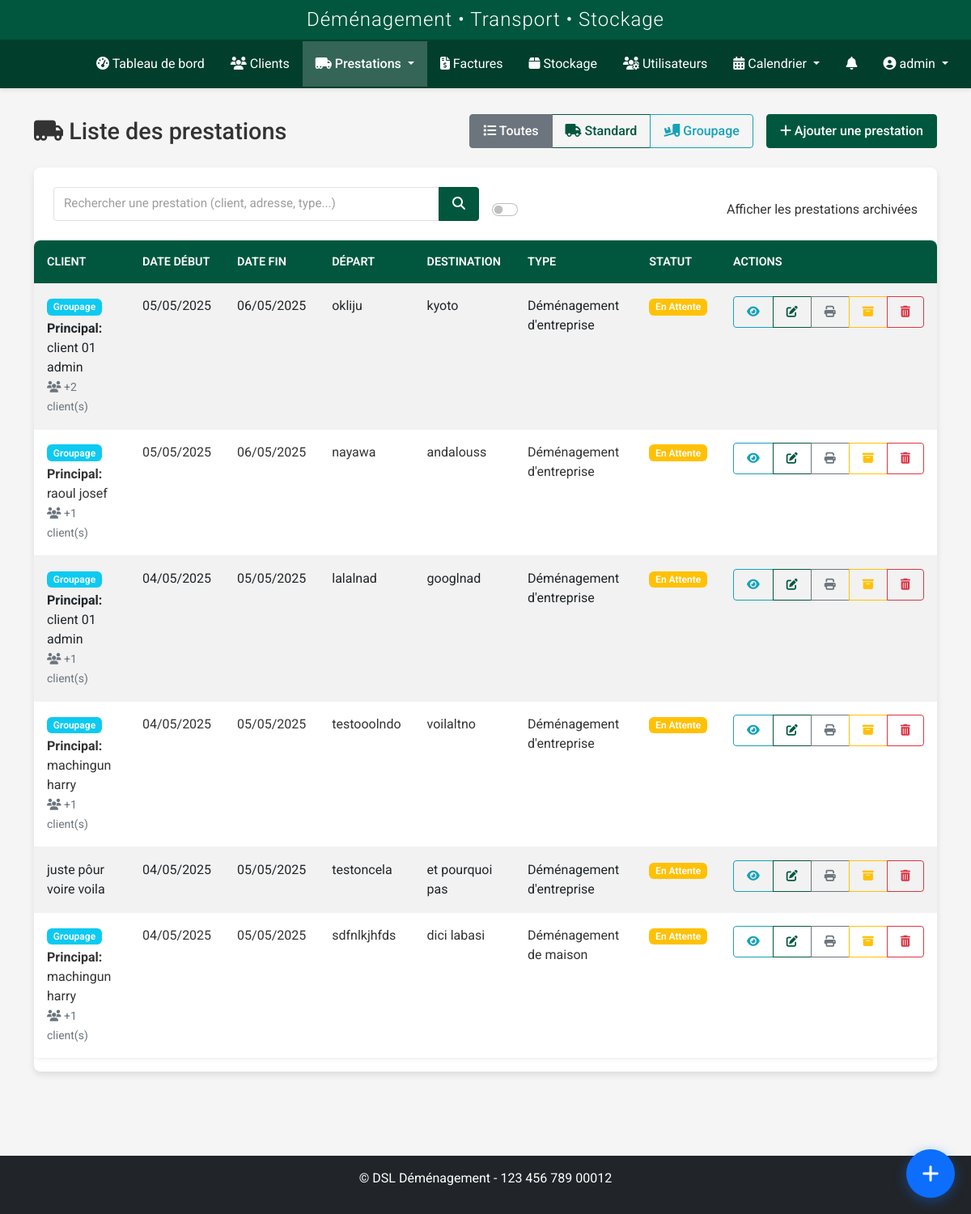
/prestations/ (signed in), run on an earlier commit of the app's database.
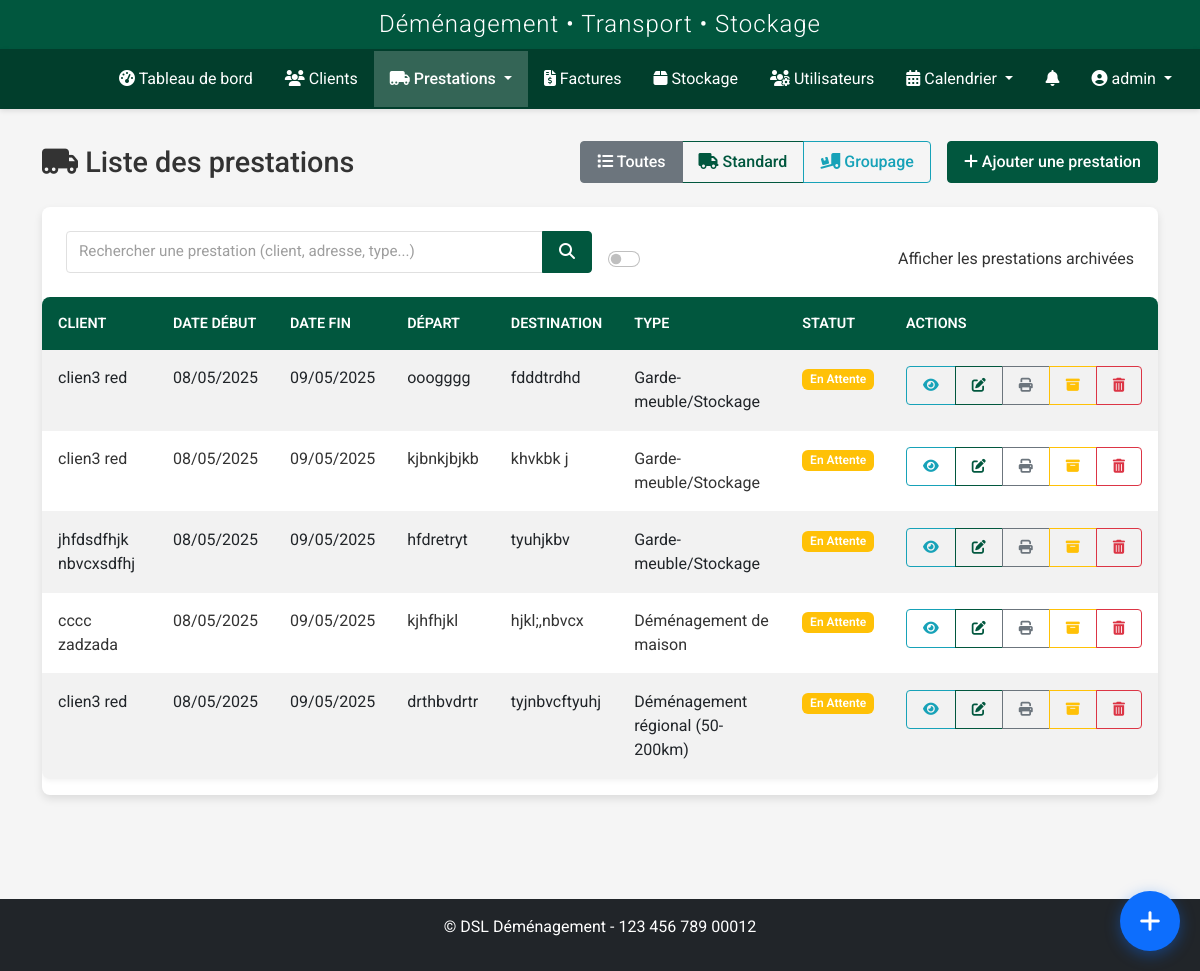
And on a later commit of the database.
### models.py (models this page shows, shortened)
class Prestation(db.Model):
    id = db.Column(db.Integer, primary_key=True)
    client_id = db.Column(db.Integer, db.ForeignKey('client.id'), nullable=False)
    commercial_id = db.Column(db.Integer, db.ForeignKey('user.id'), nullable=True)
    transporteur_id = db.Column(db.Integer, db.ForeignKey('transporteurs.id'), nullable=True)
    vehicule_id = db.Column(db.Integer, db.ForeignKey('vehicules.id'), nullable=True)
    client = db.relationship('Client', foreign_keys=[client_id], backref=db.backref('prestations', lazy=True))
    date_debut = db.Column(db.DateTime, nullable=False)
    date_fin = db.Column(db.DateTime, nullable=False)
    adresse_depart = db.Column(db.Text, nullable=False)
    adresse_arrivee = db.Column(db.Text, nullable=False)
    type_demenagement = db.Column(db.String(100), nullable=False)
    type_demenagement_id = db.Column(db.Integer, db.ForeignKey('type_demenagement.id'), nullable=True)
    statut = db.Column(db.String(50), default='En attente')  # En attente, Confirmé, En cours, Terminé, Annulé
    priorite = db.Column(db.String(20), default='Normale')  # Basse, Normale, Haute, Urgente
    status_transporteur = db.Column(db.String(20), default='en_attente')  # en_attente, accepte, refuse
    raison_refus = db.Column(db.Text, nullable=True)  # Raison du refus par le transporteur
    date_reponse = db.Column(db.DateTime, nullable=True)  # Date de réponse du transporteur
    observations = db.Column(db.Text, nullable=True)
    archive = db.Column(db.Boolean, default=False)
    date_creation = db.Column(db.DateTime, nullable=False, default=datetime.utcnow)
    date_modification = db.Column(db.DateTime, nullable=True)
    createur_id = db.Column(db.Integer, db.ForeignKey('user.id'), nullable=True)
    modificateur_id = db.Column(db.Integer, db.ForeignKey('user.id'), nullable=True)
    stockage_id = db.Column(db.Integer, db.ForeignKey('stockage.id'), nullable=True)
    mode_groupage = db.Column(db.Boolean, default=False)
    tags = db.Column(db.Text, nullable=True)
    societe = db.Column(db.String(100), nullable=True)
    montant = db.Column(db.Float, nullable=True, default=0)
    etapes_depart = db.Column(db.Text, nullable=True)  # Étapes supplémentaires de départ (format: adresse1||adresse2||...)
    etapes_arrivee = db.Column(db.Text, nullable=True)  # Étapes supplémentaires d'arrivée (format: adresse1||adresse2||...)
    commercial = db.relationship('User', foreign_keys=[commercial_id], backref='prestations_commercial')
    createur = db.relationship('User', foreign_keys=[createur_id], backref='prestations_creees')
    modificateur = db.relationship('User', foreign_keys=[modificateur_id], backref='prestations_modifiees')
    transporteurs = db.relationship('User', secondary=prestation_transporteurs, back_populates='prestations')
    clients_supplementaires = db.relationship('Client', secondary=prestation_clients, back_populates='prestations_supplementaires')
    type_demenagement_obj = db.relationship('TypeDemenagement', backref='prestations')
    versions = db.relationship('PrestationVersion', backref='prestation_courante', lazy=True, foreign_keys="PrestationVersion.prestation_id")
    @property
    def est_groupage(self):
        return self.mode_groupage or self.type_demenagement == 'Groupage'

class Client(db.Model):
    id = db.Column(db.Integer, primary_key=True)
    nom = db.Column(db.String(64), nullable=False)
    prenom = db.Column(db.String(64), nullable=False)
    adresse = db.Column(db.Text, nullable=True)
    code_postal = db.Column(db.String(10), nullable=True)
    ville = db.Column(db.String(64), nullable=True)
    pays = db.Column(db.String(64), default='France')
    telephone = db.Column(db.String(20), nullable=True)
    email = db.Column(db.String(120), nullable=True)
    type_client = db.Column(db.String(50), nullable=True)
    tags = db.Column(db.Text, nullable=True)
    observations = db.Column(db.Text, nullable=True)
    statut = db.Column(db.String(20), default='actif')
    archive = db.Column(db.Boolean, default=False)
    date_creation = db.Column(db.DateTime, nullable=False, default=datetime.utcnow)
    commercial_id = db.Column(db.Integer, db.ForeignKey('user.id'), nullable=True)
    commercial = db.relationship('User', backref=db.backref('clients', lazy=True), foreign_keys=[commercial_id])
    prestations_principales = db.relationship('Prestation', backref=db.backref('client_principal', lazy=True), lazy=True, foreign_keys="Prestation.client_id")
    prestations_supplementaires = db.relationship('Prestation', secondary=prestation_clients, back_populates='clients_supplementaires')
    factures = db.relationship('Facture', backref='client', lazy=True)

### routes/prestation.py (the view, shortened to what this page needs)
@prestation_bp.route('/')
@login_required
def index():
    form = SearchPrestationForm()
    query = request.args.get('query', '')
    show_archived = request.args.get('archives', type=bool, default=False)
    page = request.args.get('page', 1, type=int)
    per_page = request.args.get('per_page', 20, type=int)
    prestations_query = Prestation.query.options(
        db.joinedload(Prestation.client_principal),
        db.joinedload(Prestation.transporteurs),
        db.joinedload(Prestation.commercial)
    )
    if not show_archived:
        prestations_query = prestations_query.filter_by(archive=False)
    if current_user.role == 'transporteur':
        prestations_query = prestations_query.filter(
            Prestation.transporteurs.any(id=current_user.id)
        )
    elif current_user.role == 'commercial' and not current_user.is_admin() and current_user.id != 1:
        prestations_query = prestations_query.filter(
            Prestation.commercial_id == current_user.id
        )
    prestations_query = prestations_query.order_by(Prestation.date_debut.desc())
    prestations = prestations_query.paginate(page=page, per_page=per_page, error_out=False)
    return render_template(
        'prestations/index.html',
        title='Prestations',
        prestations=prestations,
        form=form,
        query=query,
        show_archived=show_archived
    )

### forms.py
class SearchPrestationForm(FlaskForm):
    query = StringField('Rechercher une prestation (client, adresse, type...)')
    archives = BooleanField('Afficher les prestations archivées')
    submit = SubmitField('Rechercher')

### models.py (called while the page is built)
    def is_admin(self):
        return self.role in ['admin', 'superadmin']

    def is_transporteur(self):
        return self.role == 'transporteur' or self.is_admin()

### templates/prestations/index.html (shortened to what the changed rows need)
{% extends 'base.html' %}
{% block content %}
<div class="prestation-page">
    <div class="page-title d-flex justify-content-between align-items-center flex-wrap">
        <h1><i class="fas fa-truck-moving"></i> Liste des prestations</h1>
    </div>
    <div class="card">
        <div class="table-responsive">
            <table class="table table-hover table-striped">
                <thead>
                    <tr>
                        <th>Client</th>
                        <th>Date début</th>
                        <th>Date fin</th>
                        <th>Départ</th>
                        <th>Destination</th>
                        <th>Type</th>
                        <th>Statut</th>
                        <th>Actions</th>
                    </tr>
                </thead>
                <tbody>
                    {% if prestations %}
                        {% for prestation in prestations %}
                            <tr class="prestation-row {% if prestation.archive %}table-secondary{% endif %}" data-prestation-type="{% if prestation.mode_groupage %}groupage{% else %}standard{% endif %}">
                                <td>
                                    {% if prestation.est_groupage %}
                                        <span class="badge bg-info mb-1">Groupage</span><br>
                                        <strong>Principal:</strong> {{ prestation.client_principal.nom }} {{ prestation.client_principal.prenom }}<br>
                                        {% if prestation.clients_supplementaires %}
                                            <small class="text-muted">
                                                <i class="fas fa-users"></i> +{{ prestation.clients_supplementaires|length }} client(s)
                                            </small>
                                        {% endif %}
                                    {% else %}
                                        {{ prestation.client_principal.nom }} {{ prestation.client_principal.prenom }}
                                    {% endif %}
                                </td>
                                <td>{{ prestation.date_debut.strftime('%d/%m/%Y') }}</td>
                                <td>{{ prestation.date_fin.strftime('%d/%m/%Y') }}</td>
                                <td title="{{ prestation.adresse_depart }}">{{ prestation.adresse_depart|truncate(30) }}</td>
                                <td title="{{ prestation.adresse_arrivee }}">{{ prestation.adresse_arrivee|truncate(30) }}</td>
                                <td class="prestation-type-{% if prestation.est_groupage %}groupage{% else %}standard{% endif %}">
                                    {{ prestation.type_demenagement }}
                                </td>
                                <td>
                                    {% if prestation.statut == 'en_cours' %}
                                        <span class="statut-en-cours">En cours</span>
                                    {% elif prestation.statut == 'terminee' %}
                                        <span class="badge bg-success">Terminée</span>
                                    {% elif prestation.statut == 'annulee' %}
                                        <span class="badge bg-danger">Annulée</span>
                                    {% else %}
                                        <span class="badge bg-warning">{{ prestation.statut|title }}</span>
                                    {% endif %}
                                </td>
                                <td>
                                    <div class="btn-group btn-group-sm">
                                        <a href="{{ url_for('prestation.view', id=prestation.id) }}" class="btn btn-outline-info" title="Visualiser">
                                            <i class="fas fa-eye"></i>
                                        </a>
                                        <a href="{{ url_for('prestation.edit', id=prestation.id) }}" class="btn btn-outline-primary" title="Modifier">
                                            <i class="fas fa-edit"></i>
                                        </a>
                                        <a href="{{ url_for('prestation.print_prestation', id=prestation.id) }}" class="btn btn-outline-secondary" title="Imprimer" target="_blank">
                                            <i class="fas fa-print"></i>
                                        </a>
                                        <a href="{{ url_for('prestation.toggle_archive', id=prestation.id) }}"
                                           class="btn btn-outline-{{ 'success' if prestation.archive else 'warning' }}"
                                           title="{{ 'Désarchiver' if prestation.archive else 'Archiver' }}">
                                            <i class="fas fa-{{ 'box-open' if prestation.archive else 'archive' }}"></i>
                                        </a>
                                        {% if current_user.is_admin() and not prestation.factures %}
                                            <a href="{{ url_for('prestation.delete', id=prestation.id) }}"
                                               class="btn btn-outline-danger delete-prestation"
                                               title="Supprimer"
                                               data-prestation-id="{{ prestation.id }}">
                                                <i class="fas fa-trash-alt"></i>
                                            </a>
                                        {% endif %}
                                    </div>
                                </td>
                            </tr>
                        {% endfor %}
                    {% endif %}
                </tbody>
            </table>
        </div>
    </div>
</div>
{% endblock %}

What changed in the data, as far as the page shows it:
removed Prestation: client_principal.nom "client 01", client_principal.prenom "admin", clients_supplementaires|length "2", date_debut "05/05/2025", date_fin "06/05/2025", adresse_depart "okliju", adresse_arrivee "kyoto", type_demenagement "Déménagement d'entreprise", statut "En Attente", archive False (drawn)
removed Prestation: client_principal.nom "raoul", client_principal.prenom "josef", clients_supplementaires|length "1", date_debut "05/05/2025", date_fin "06/05/2025", adresse_depart "nayawa", adresse_arrivee "andalouss", type_demenagement "Déménagement d'entreprise", statut "En Attente", archive False (drawn)
removed Prestation: client_principal.nom "client 01", client_principal.prenom "admin", clients_supplementaires|length "1", date_debut "04/05/2025", date_fin "05/05/2025", adresse_depart "lalalnad", adresse_arrivee "googlnad", type_demenagement "Déménagement d'entreprise", statut "En Attente", archive False (drawn)
removed Prestation: client_principal.nom "machingun", client_principal.prenom "harry", clients_supplementaires|length "1", date_debut "04/05/2025", date_fin "05/05/2025", adresse_depart "testooolndo", adresse_arrivee "voilaltno", type_demenagement "Déménagement d'entreprise", statut "En Attente", archive False (drawn)
removed Prestation: client_principal.nom "juste pôur voire", client_principal.prenom "voila", date_debut "04/05/2025", date_fin "05/05/2025", adresse_depart "testoncela", adresse_arrivee "et pourquoi pas", type_demenagement "Déménagement d'entreprise", statut "En Attente", archive False (drawn)
removed Prestation: client_principal.nom "machingun", client_principal.prenom "harry", clients_supplementaires|length "1", date_debut "04/05/2025", date_fin "05/05/2025", adresse_depart "sdfnlkjhfds", adresse_arrivee "dici labasi", type_demenagement "Déménagement de maison", statut "En Attente", archive False (drawn)
added Prestation: client_principal.nom "clien3", client_principal.prenom "red", date_debut "08/05/2025", date_fin "09/05/2025", adresse_depart "ooogggg", adresse_arrivee "fdddtrdhd", type_demenagement "Garde-meuble/Stockage", statut "En Attente", archive False (drawn)
added Prestation: client_principal.nom "clien3", client_principal.prenom "red", date_debut "08/05/2025", date_fin "09/05/2025", adresse_depart "kjbnkjbjkb", adresse_arrivee "khvkbk j", type_demenagement "Garde-meuble/Stockage", statut "En Attente", archive False (drawn)
added Prestation: client_principal.nom "jhfdsdfhjk", client_principal.prenom "nbvcxsdfhj", date_debut "08/05/2025", date_fin "09/05/2025", adresse_depart "hfdretryt", adresse_arrivee "tyuhjkbv", type_demenagement "Garde-meuble/Stockage", statut "En Attente", archive False (drawn)
added Prestation: client_principal.nom "cccc", client_principal.prenom "zadzada", date_debut "08/05/2025", date_fin "09/05/2025", adresse_depart "kjhfhjkl", adresse_arrivee "hjkl;,nbvcx", type_demenagement "Déménagement de maison", statut "En Attente", archive False (drawn)
added Prestation: client_principal.nom "clien3", client_principal.prenom "red", date_debut "08/05/2025", date_fin "09/05/2025", adresse_depart "drthbvdrtr", adresse_arrivee "tyjnbvcftyuhj", type_demenagement "Déménagement régional (50-200km)", statut "En Attente", archive False (drawn)
